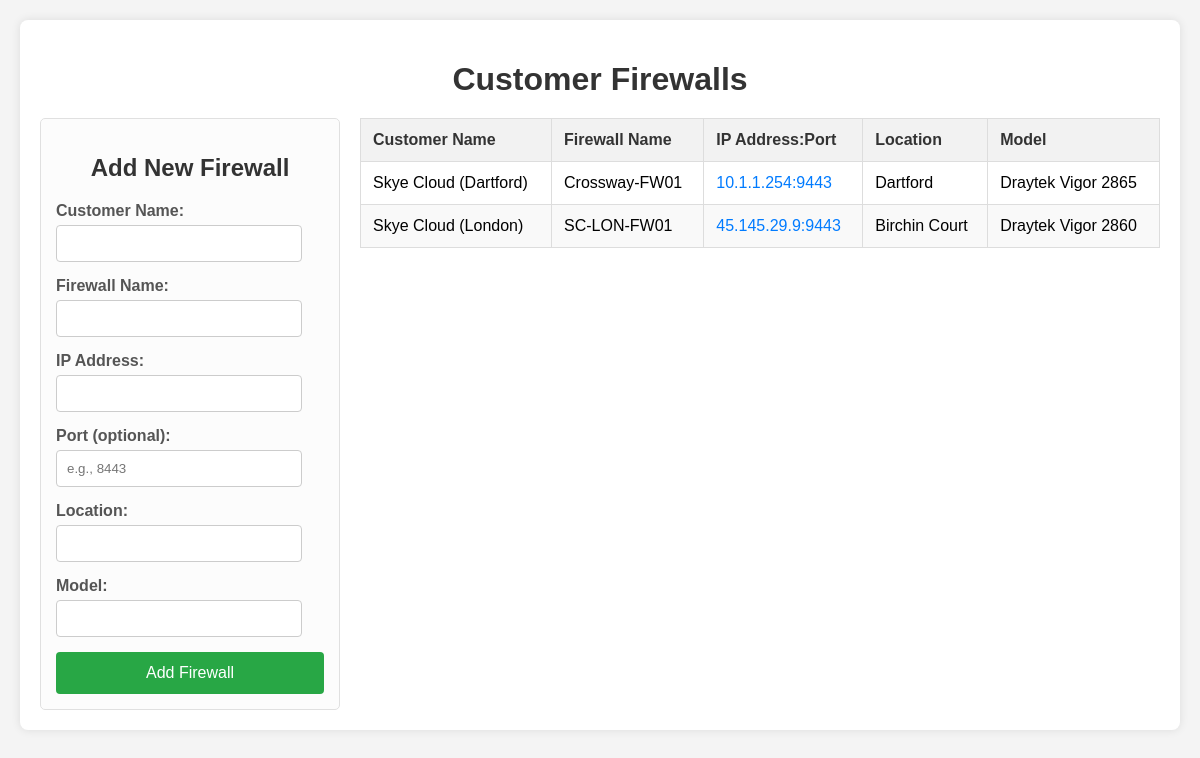
Page /ui/firewall-hub.php (signed in) on the committed database.
### tables this page shows
CREATE TABLE `firewall` (
  `id` int(11) NOT NULL,
  `customer_name` varchar(255) NOT NULL,
  `firewall_name` varchar(255) NOT NULL,
  `ip_address` varchar(15) NOT NULL,
  `port` varchar(10) DEFAULT NULL,
  `location` varchar(255) DEFAULT NULL,
  `model` varchar(100) DEFAULT NULL
);

### ui/firewall-hub.php (the view, shortened to what this page needs)
<?php
$servername = "localhost";
$username = "root";
$password = "";
$dbname = "firewall_db";
$conn = new mysqli($servername, $username, $password, $dbname);
$sql = "SELECT id, customer_name, firewall_name, ip_address, port, location, model FROM firewall ORDER BY customer_name, firewall_name";
$result = $conn->query($sql);
$firewalls = [];
if ($result->num_rows > 0) {
    while($row = $result->fetch_assoc()) {
        $firewalls[] = $row;
    }
}
?>
<!DOCTYPE html>
<html lang="en">
<head>
</head>
<body>
    <div class="container">
        <h1>Customer Firewalls</h1>
        <div class="content-wrapper">
            <div class="form-section">
                <h2>Add New Firewall</h2>
                <form action="" method="post">
                    <div class="form-group">
                        <label for="customer_name">Customer Name:</label>
                        <input type="text" id="customer_name" name="customer_name" required>
                    </div>
                    <div class="form-group">
                        <label for="firewall_name">Firewall Name:</label>
                        <input type="text" id="firewall_name" name="firewall_name" required>
                    </div>
                    <div class="form-group">
                        <label for="ip_address">IP Address:</label>
                        <input type="text" id="ip_address" name="ip_address" pattern="^(?:[0-9]{1,3}\.){3}[0-9]{1,3}$" title="Enter a valid IP address (e.g., 192.168.1.1)" required>
                    </div>
                    <div class="form-group">
                        <label for="port">Port (optional):</label>
                        <input type="number" id="port" name="port" min="1" max="65535" placeholder="e.g., 8443">
                    </div>
                    <div class="form-group">
                        <label for="location">Location:</label>
                        <input type="text" id="location" name="location">
                    </div>
                    <div class="form-group">
                        <label for="model">Model:</label>
                        <input type="text" id="model" name="model">
                    </div>
                    <button type="submit">Add Firewall</button>
                </form>
            </div>
            <div class="table-section">
                 <?php if (!empty($firewalls)): ?>
                    <table>
                        <thead>
                            <tr>
                                <th>Customer Name</th>
                                <th>Firewall Name</th>
                                <th>IP Address:Port</th> <th>Location</th>
                                <th>Model</th>
                            </tr>
                        </thead>
                        <tbody>
                            <?php foreach ($firewalls as $firewall): ?>
                                <?php
                                    $display_ip = htmlspecialchars($firewall['ip_address']);
                                    $link_ip_port = htmlspecialchars($firewall['ip_address']);
                                    if (!empty($firewall['port'])) {
                                        $display_ip .= ':' . htmlspecialchars($firewall['port']);
                                        $link_ip_port .= ':' . htmlspecialchars($firewall['port']);
                                    }
                                ?>
                                <tr>
                                    <td><?php echo htmlspecialchars($firewall['customer_name']); ?></td>
                                    <td><?php echo htmlspecialchars($firewall['firewall_name']); ?></td>
                                    <td><a href="#" class="ip-link" data-ip-with-port="<?php echo $link_ip_port; ?>"><?php echo $display_ip; ?></a></td>
                                    <td><?php echo htmlspecialchars($firewall['location']); ?></td>
                                    <td><?php echo htmlspecialchars($firewall['model']); ?></td>
                                </tr>
                            <?php endforeach; ?>
                        </tbody>
                    </table>
                <?php else: ?>
                    <p>No firewall data found.</p>
                <?php endif; ?>
            </div>
        </div>
    </div>
</body>
</html>

### ui/firewall-hub.php (style rules this page uses)
body { font-family: Arial, sans-serif; background-color: #f4f4f4; margin: 0; padding: 20px; display: flex; justify-content: center; align-items: flex-start; min-height: 100vh; }
.container { background-color: #fff; padding: 20px; border-radius: 8px; box-shadow: 0 0 10px rgba(0, 0, 0, 0.1); width: 100%; max-width: 1200px; overflow-x: auto; }
h1 { text-align: center; color: #333; margin-bottom: 20px; }
.content-wrapper { display: flex; flex-wrap: wrap; gap: 20px; }
.form-section { flex: 0 0 300px; max-width: 100%; padding: 15px; border: 1px solid #e0e0e0; border-radius: 5px; background-color: #fcfcfc; box-sizing: border-box; }
.table-section { flex: 1; min-width: 450px; overflow-x: auto; }
h2 { text-align: center; color: #333; margin-bottom: 20px; }
.form-group { margin-bottom: 15px; }
.form-group label { display: block; margin-bottom: 5px; font-weight: bold; color: #555; }
.form-group input[type="text"], .form-group input[type="number"] { width: calc(100% - 22px); padding: 10px; border: 1px solid #ccc; border-radius: 4px; box-sizing: border-box; }
button[type="submit"] { background-color: #28a745; color: white; padding: 12px 20px; border: none; border-radius: 4px; cursor: pointer; font-size: 16px; transition: background-color 0.3s ease; width: 100%; }
table { width: 100%; border-collapse: collapse; margin-top: 0; }
table, th, td { border: 1px solid #ddd; }
th, td { padding: 12px; text-align: left; }
th { background-color: #f2f2f2; color: #333; }
tr:nth-child(even) { background-color: #f9f9f9; }
.ip-link { color: #007bff; text-decoration: none; cursor: pointer; }

### rows in the picture
firewall: customer_name "Skye Cloud (Dartford)", firewall_name "Crossway-FW01", display_ip "10.1.1.254:9443", location "Dartford", model "Draytek Vigor 2865"
firewall: customer_name "Skye Cloud (London)", firewall_name "SC-LON-FW01", display_ip "45.145.29.9:9443", location "Birchin Court", model "Draytek Vigor 2860"
